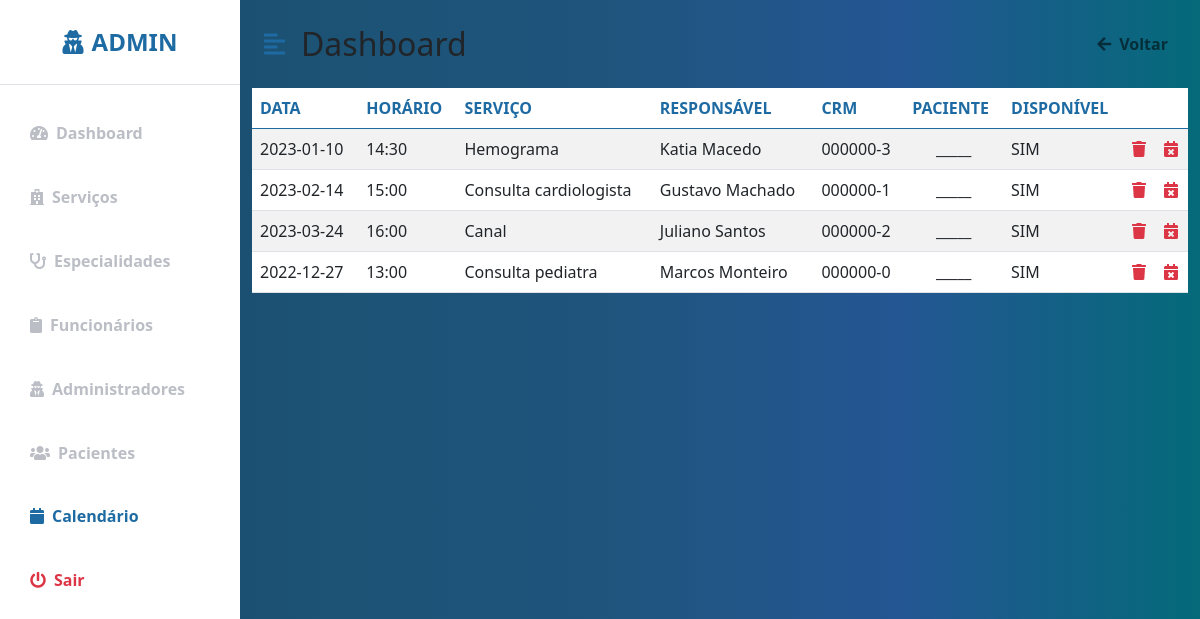
Screenshot of /Clinica_Manoel_Gomes/calendario_adm.php (signed in) with the database file from the repository.
### tables this page shows
CREATE TABLE IF NOT EXISTS `agendamento` (
  `cod_agendamento` int(11) NOT NULL AUTO_INCREMENT,
  `cod_paciente` int(11) DEFAULT NULL,
  `nome_paciente` varchar(40) DEFAULT NULL,
  `servico` varchar(30) NOT NULL,
  `nome_servico` varchar(50) NOT NULL,
  `tipo_servico` varchar(30) NOT NULL,
  `dia` varchar(20) NOT NULL,
  `horario` varchar(10) NOT NULL,
  `responsavel` varchar(50) NOT NULL,
  `crm` varchar(20) NOT NULL,
  `cod_servico` int(11) NOT NULL,
  PRIMARY KEY (`cod_agendamento`)
);

### Clinica_Manoel_Gomes/calendario_adm.php (the view, shortened to what this page needs)
<?php
include "conecta_mysql.inc";
?>
<!DOCTYPE html>
<html lang="pt-br">
<head>
    <link href="https://cdn.jsdelivr.net/npm/bootstrap@5.0.0-beta3/dist/css/bootstrap.min.css" rel="stylesheet" />
    <link href="https://cdn.jsdelivr.net/npm/bootstrap@5.0.0-beta3/dist/css/bootstrap.min.css" rel="stylesheet" />
    <link rel="stylesheet" href="https://cdnjs.cloudflare.com/ajax/libs/font-awesome/5.15.3/css/all.min.css" />
    <link rel="stylesheet" href="_css/perfil.css" />
    <link rel="stylesheet" href="https://cdnjs.cloudflare.com/ajax/libs/font-awesome/5.15.3/css/all.min.css" />
</head>
<body>
<div class="d-flex" id="wrapper">
        <div class="bg-white" id="sidebar-wrapper">
            <div class="sidebar-heading text-center py-4 primary-text fs-4 fw-bold text-uppercase border-bottom"><i
                    class="fas fa-user-secret me-2"></i>Admin</div>
            <div class="list-group list-group-flush my-3">
              <a href="perfil.php" class="list-group-item list-group-item-action bg-transparent  second-text fw-bold"><i
                 class="fas fa-tachometer-alt me-2"></i>Dashboard</a>
              <a href="servicos.php" class="list-group-item list-group-item-action bg-transparent second-text fw-bold"><i
                 class="fas fa-hospital me-2"></i>Serviços</a>
              <a href="espec.php" class="list-group-item list-group-item-action bg-transparent second-text fw-bold"><i
                 class="fas fa-stethoscope me-2"></i>Especialidades</a>
              <a href="funcionarios.php" class="list-group-item list-group-item-action bg-transparent second-text fw-bold"><i
                 class="fas fa-clipboard me-2"></i>Funcionários</a>
              <a href="adm.php" class="list-group-item list-group-item-action bg-transparent second-text fw-bold"><i
                class="fas fa-user-secret me-2"></i>Administradores</a>
              <a href="clientes.php" class="list-group-item list-group-item-action bg-transparent second-text fw-bold"><i
                 class="fas fa-users me-2"></i>Pacientes</a>
              <a href="calendario_adm.php" class="list-group-item list-group-item-action bg-transparent second-text active"><i
                 class="fas fa-calendar me-2"></i>Calendário</a>
              <a href="logout.php" class="list-group-item list-group-item-action bg-transparent text-danger fw-bold"><i
                 class="fas fa-power-off me-2"></i>Sair</a>
            </div>
        </div>
        <div id="page-content-wrapper">
            <nav class="navbar navbar-expand-lg navbar-light bg-transparent py-4 px-4">
                <div class="d-flex align-items-center">
                    <i class="fas fa-align-left primary-text fs-4 me-3" id="menu-toggle"></i>
                    <h2 class="fs-2 m-0">Dashboard</h2>
                </div>
                <div class="collapse navbar-collapse" id="navbarSupportedContent">
                    <ul class="navbar-nav ms-auto mb-2 mb-lg-0">
                        <li class="nav-item">
                            <a class="nav-link second-text fw-bold" href="perfil.php" id="navbarDropdown"
                                role="button" aria-expanded="false">
                                <i class="fas fa-arrow-left me-2"></i>Voltar
                            </a>
                        </li>
                    </ul>
                </div>
            </nav>
            <div class="block">
                <section class="intro">
                    <div class="gradient-custom-1 h-100">
                        <div class="mask d-flex align-items-center h-100">
                        <div class="container">
                            <div class="row justify-content-center">
                            <div class="col-12">
                                <div class="table-responsive bg-white">
                                <table class="table mb-0  table-striped ">
                                    <thead class="color">
                                    <tr>
                                        <th scope="col">DATA</th>
                                        <th scope="col">HORÁRIO</th>
                                        <th scope="col">SERVIÇO</th>
                                        <th scope="col">RESPONSÁVEL</th>
                                        <th scope="col">CRM</th>
                                        <th scope="col">PACIENTE</th>
                                        <th scope="col">DISPONÍVEL</th>
                                        <th scope="col"></th>
                                        <th scope="col"></th>
                                    </tr>
                                    </thead>
                                    <tbody>
                                    <?php
                                        $sql= "SELECT * FROM agendamento";
                                        $res= mysqli_query($mysqli,$sql);
                                        $linhas= mysqli_num_rows($res);
                                        for ($i = 0; $i < $linhas; $i++){
                                            $agendamento = mysqli_fetch_array ($res);
                                            echo"<tr>
                                            <td>".$agendamento['dia']."</td>
                                            <td>".$agendamento['horario']."</td>
                                            <td>".utf8_decode($agendamento['nome_servico'])."</td>
                                            <td>".$agendamento['responsavel']."</td>
                                            <td>".$agendamento['crm']."</td>";
                                            if(empty($agendamento['nome_paciente'])){
                                                echo"<td align='center'>_____</td>";
                                            }
                                            else{
                                                echo "<td>".$agendamento['nome_paciente']."</td>";
                                            }
                                            if(empty($agendamento['cod_paciente'])){
                                            echo"<td>SIM</td>";
                                            }
                                            else{
                                                echo "<td>NÃO</td>";
                                            }
                                            echo"<td><a href='excluir_agendamento.php?cod_agendamento=".$agendamento["cod_agendamento"]."' class='fas fa-trash text-danger'></a></td>
                                            <td><a href='cancela_agendamento_adm.php?cod_agendamento=".$agendamento["cod_agendamento"]."' class='fas fa-calendar-times text-danger'></a></td></tr>";
                                        }
                                    ?>
                                    </tbody>
                                </table>
                                </div>
                            </div>
                            </div>
                        </div>
                        </div>
                    </div>
                 </section>
                </div>
    </div>
</body>
</html>

### Clinica_Manoel_Gomes/_css/perfil.css (style rules this page uses)
:root { --main-bg-color: #216294; --main-text-color: #1e6ba3; --second-text-color: #bbbec5; --second-bg-color: #c1efde; --ligth: #f0f0f0; --medium: #cacaca; --dark: #a2a2a2; }
.primary-text { color: var(--main-text-color); }
.second-text { color: var(--second-text-color); }
#wrapper { overflow-x: hidden; background-image: linear-gradient( to right, #154670, #1c5273, #1f557d, #245693, #056a7a ); }
#sidebar-wrapper { min-height: 100vh; margin-left: -15rem; -webkit-transition: margin 0.25s ease-out; -moz-transition: margin 0.25s ease-out; -o-transition: margin 0.25s ease-out; transition: margin 0.25s ease-out; }
#sidebar-wrapper .sidebar-heading { padding: 0.875rem 1.25rem; font-size: 1.2rem; }
#sidebar-wrapper .list-group { width: 15rem; }
#page-content-wrapper { min-width: 100vw; }
#menu-toggle { cursor: pointer; }
.list-group-item { border: none; padding: 20px 30px; }
.list-group-item.active { background-color: transparent; color: var(--main-text-color); font-weight: bold; border: none; }
@media (min-width: 768px) { #sidebar-wrapper { margin-left: 0; } }
@media (min-width: 768px) { #page-content-wrapper { min-width: 0; width: 100%; } }
.color { color: #1e6ba3; }

### rows the page displays
agendamento: dia "2023-01-10", horario "14:30", nome_servico "Hemograma", responsavel "Katia Macedo", crm "000000-3", shows "_____", shows "SIM"
agendamento: dia "2023-02-14", horario "15:00", nome_servico "Consulta cardiologista", responsavel "Gustavo Machado", crm "000000-1", shows "_____", shows "SIM"
agendamento: dia "2023-03-24", horario "16:00", nome_servico "Canal", responsavel "Juliano Santos", crm "000000-2", shows "_____", shows "SIM"
agendamento: dia "2022-12-27", horario "13:00", nome_servico "Consulta pediatra", responsavel "Marcos Monteiro", crm "000000-0", shows "_____", shows "SIM"
